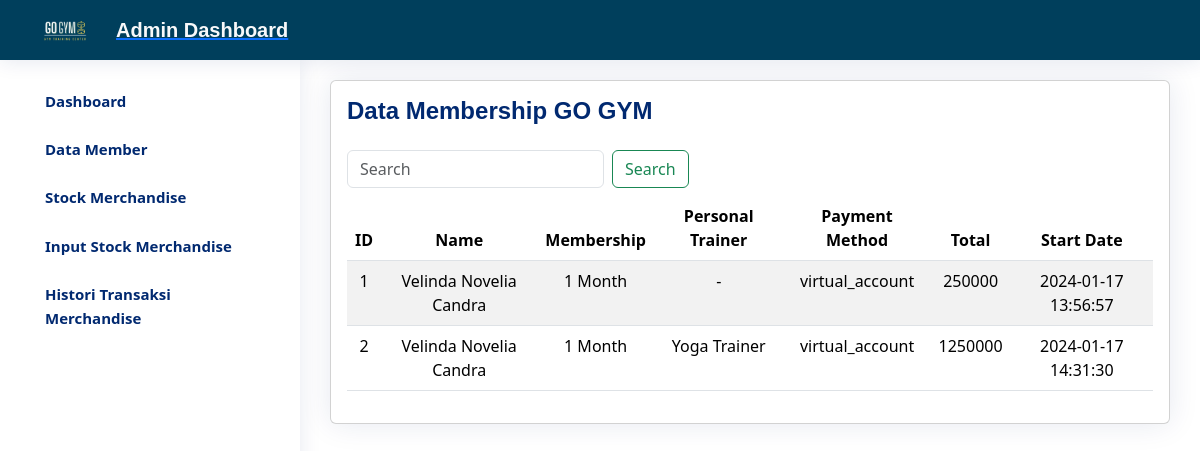
Screenshot of /admin_member.php with the database file from the repository.
### tables this page shows
CREATE TABLE `member` (
  `idmember` int(11) NOT NULL,
  `name` varchar(25) NOT NULL,
  `tipe` varchar(25) NOT NULL,
  `trainer` varchar(25) NOT NULL,
  `tglmul` timestamp NOT NULL DEFAULT current_timestamp() ON UPDATE current_timestamp(),
  `pembayaran` varchar(25) NOT NULL,
  `total` int(11) NOT NULL
);

### admin_member.php (the view, shortened to what this page needs)
<!DOCTYPE html>
<html lang="en">
<head>
  <link rel="stylesheet" href="CSS/styledashtest.css">
  <link href="https://unpkg.com/aos@2.3.1/dist/aos.css" rel="stylesheet">
  <link href="https://cdn.jsdelivr.net/npm/bootstrap@5.3.2/dist/css/bootstrap.min.css" rel="stylesheet"
>
</head>
<body>
  <?php include "navbaradmin.php"; ?>
  <main id="main" class="main">
    <div class="pagetitle">
      <div class="card">
        <div class="card-body">
          <div>
            <div>
              <h1>Data Membership GO GYM</h1>
            </div>
            <div class="d-flex justify-content-between mt-4 mb-2">
              <form class="d-flex">
                <input class="form-control me-2" type="search" name="cari" placeholder="Search" aria-label="Search"
                  value="<?php if (isset($_GET['cari'])) {
                    echo $_GET['cari'];
                  } ?>">
                <button class="btn btn-outline-success" type="submit">Search</button>
              </form>
            </div>
            <table class="table table-striped text-center">
              <thead>
                <tr>
                  <th scope="col">ID</th>
                  <th scope="col">Name</th>
                  <th scope="col">Membership</th>
                  <th scope="col">Personal Trainer</th>
                  <th scope="col">Payment Method</th>
                  <th scope="col">Total</th>
                  <th scope="col">Start Date</th>
                </tr>
              </thead>
              <tbody>
                <?php
                include "function.php";
                if (isset($_GET['cari'])) {
                  $pencarian = $_GET['cari'];
                  $query = "SELECT * FROM member WHERE idmember LIKE '%" . $pencarian . "%'
                            OR name LIKE '%" . $pencarian . "%'
                            OR tipe LIKE '%" . $pencarian . "%'
                            OR trainer LIKE '%" . $pencarian . "%'
                            OR tglmul LIKE '%" . $pencarian . "%' ORDER BY idmember ASC";
                } else {
                  $query = "SELECT * FROM member ORDER BY idmember ASC";
                }
                $ambildata = mysqli_query($conn, $query);
                while ($tampil = mysqli_fetch_array($ambildata)) {
                  echo "
                  <tr>
                      <td>$tampil[idmember]</td>
                      <td>$tampil[name]</td>
                      <td>$tampil[tipe]</td>
                      <td>$tampil[trainer]</td>
                      <td>$tampil[pembayaran]</td>
                      <td>$tampil[total]</td>
                      <td>$tampil[tglmul]</td>
                  </tr>";
                }
                ?>
              </tbody>
            </table>
          </div>
        </div>
      </div>
    </div>
  </main>
</body>
</html>

### CSS/styledashtest.css (style rules this page uses)
:root { scroll-behavior: smooth; }
body { font-family: "Open Sans", sans-serif; background: #f6f9ff; color: #444444; }
h1, h2, h3, h4, h5, h6 { font-family: "Nunito", sans-serif; }
#main { margin-top: 60px; padding: 20px 30px; transition: all 0.3s; }
.pagetitle { margin-bottom: 10px; }
.pagetitle h1 { font-size: 24px; margin-bottom: 0; font-weight: 600; color: #012970; }
.card { margin-bottom: 30px; border: none; border-radius: 5px; box-shadow: 0px 0 30px rgba(1, 41, 112, 0.1); }
.card-body { padding: 0 20px 20px 20px; }
@media (min-width: 1200px) { #main, #footer { margin-left: 300px; } }

### rows the page displays
member: idmember "1", name "Velinda Novelia Candra", tipe "1 Month", trainer "-", pembayaran "virtual_account", total "250000", tglmul "2024-01-17 13:56:57"
member: idmember "2", name "Velinda Novelia Candra", tipe "1 Month", trainer "Yoga Trainer", pembayaran "virtual_account", total "1250000", tglmul "2024-01-17 14:31:30"
